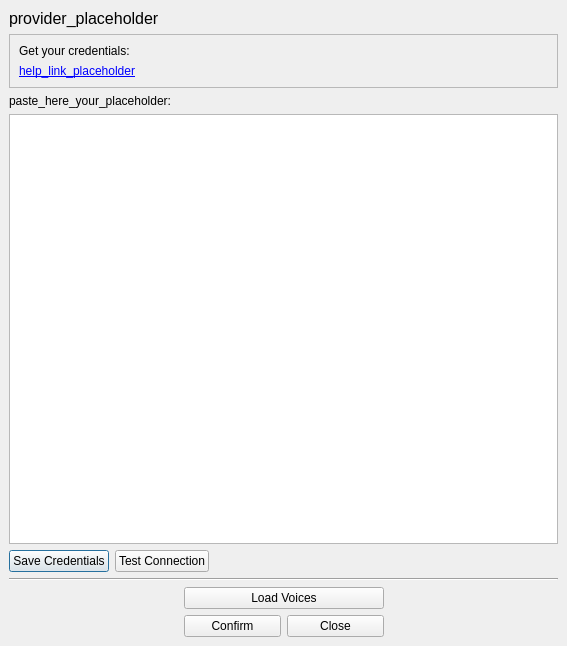
<?xml version="1.0" encoding="UTF-8"?>
<ui version="4.0">
 <class>ConnectProviderDialog</class>
 <widget class="QDialog" name="ConnectProviderDialog">
  <property name="geometry">
   <rect>
    <x>0</x>
    <y>0</y>
    <width>567</width>
    <height>646</height>
   </rect>
  </property>
  <property name="windowTitle">
   <string>Connect Provider Dialog</string>
  </property>
  <layout class="QGridLayout" name="gridLayout_5">
   <property name="leftMargin">
    <number>0</number>
   </property>
   <property name="topMargin">
    <number>9</number>
   </property>
   <property name="rightMargin">
    <number>0</number>
   </property>
   <property name="bottomMargin">
    <number>0</number>
   </property>
   <item row="0" column="0">
    <layout class="QGridLayout" name="gridLayout_4">
     <property name="leftMargin">
      <number>9</number>
     </property>
     <property name="rightMargin">
      <number>9</number>
     </property>
     <property name="bottomMargin">
      <number>9</number>
     </property>
     <item row="0" column="0" colspan="3">
      <layout class="QGridLayout" name="gridLayout_3">
       <item row="0" column="0">
        <layout class="QGridLayout" name="gridLayout_2">
         <item row="0" column="0">
          <widget class="QLabel" name="provider_label_placeholder">
           <property name="font">
            <font>
             <pointsize>12</pointsize>
            </font>
           </property>
           <property name="text">
            <string>provider_placeholder</string>
           </property>
          </widget>
         </item>
         <item row="1" column="0">
          <widget class="QFrame" name="frame">
           <property name="frameShape">
            <enum>QFrame::StyledPanel</enum>
           </property>
           <property name="frameShadow">
            <enum>QFrame::Raised</enum>
           </property>
           <layout class="QVBoxLayout" name="verticalLayout">
            <item>
             <widget class="QLabel" name="label_3">
              <property name="text">
               <string>Get your credentials: </string>
              </property>
             </widget>
            </item>
            <item>
             <widget class="QLabel" name="help_link_placeholder">
              <property name="text">
               <string>&lt;html&gt;&lt;head/&gt;&lt;body&gt;&lt;p&gt;&lt;a href=&quot;http://dummy.com&quot;&gt;&lt;span style=&quot; text-decoration: underline; color:#0000ff;&quot;&gt;help_link_placeholder&lt;/span&gt;&lt;/a&gt;&lt;/p&gt;&lt;/body&gt;&lt;/html&gt;</string>
              </property>
              <property name="openExternalLinks">
               <bool>true</bool>
              </property>
              <property name="textInteractionFlags">
               <set>Qt::TextBrowserInteraction</set>
              </property>
             </widget>
            </item>
           </layout>
          </widget>
         </item>
         <item row="2" column="0">
          <widget class="QLabel" name="place_here_your_placeholder">
           <property name="text">
            <string>paste_here_your_placeholder:</string>
           </property>
          </widget>
         </item>
        </layout>
       </item>
       <item row="1" column="0">
        <widget class="QTextEdit" name="credentials_textedit"/>
       </item>
       <item row="2" column="0">
        <layout class="QHBoxLayout" name="horizontalLayout_2">
         <item>
          <widget class="QPushButton" name="save_config_button">
           <property name="text">
            <string>Save Credentials</string>
           </property>
          </widget>
         </item>
         <item>
          <widget class="QPushButton" name="ping_connection_button">
           <property name="text">
            <string>Test Connection</string>
           </property>
          </widget>
         </item>
         <item>
          <spacer name="horizontalSpacer_4">
           <property name="orientation">
            <enum>Qt::Horizontal</enum>
           </property>
           <property name="sizeHint" stdset="0">
            <size>
             <width>40</width>
             <height>20</height>
            </size>
           </property>
          </spacer>
         </item>
        </layout>
       </item>
      </layout>
     </item>
     <item row="1" column="0" colspan="3">
      <widget class="Line" name="line">
       <property name="orientation">
        <enum>Qt::Horizontal</enum>
       </property>
      </widget>
     </item>
     <item row="2" column="0">
      <spacer name="horizontalSpacer">
       <property name="orientation">
        <enum>Qt::Horizontal</enum>
       </property>
       <property name="sizeHint" stdset="0">
        <size>
         <width>40</width>
         <height>20</height>
        </size>
       </property>
      </spacer>
     </item>
     <item row="2" column="1">
      <layout class="QGridLayout" name="gridLayout">
       <item row="0" column="0" colspan="2">
        <widget class="QPushButton" name="load_voices_button">
         <property name="sizePolicy">
          <sizepolicy hsizetype="Preferred" vsizetype="Fixed">
           <horstretch>0</horstretch>
           <verstretch>0</verstretch>
          </sizepolicy>
         </property>
         <property name="minimumSize">
          <size>
           <width>200</width>
           <height>0</height>
          </size>
         </property>
         <property name="text">
          <string>Load Voices</string>
         </property>
        </widget>
       </item>
       <item row="2" column="1">
        <widget class="QPushButton" name="close_button">
         <property name="text">
          <string>Close</string>
         </property>
        </widget>
       </item>
       <item row="2" column="0">
        <widget class="QPushButton" name="confirm_button">
         <property name="text">
          <string>Confirm</string>
         </property>
        </widget>
       </item>
      </layout>
     </item>
     <item row="2" column="2">
      <spacer name="horizontalSpacer_2">
       <property name="orientation">
        <enum>Qt::Horizontal</enum>
       </property>
       <property name="sizeHint" stdset="0">
        <size>
         <width>40</width>
         <height>20</height>
        </size>
       </property>
      </spacer>
     </item>
    </layout>
   </item>
   <item row="1" column="0">
    <layout class="QVBoxLayout" name="status_bar_layout">
     <property name="spacing">
      <number>0</number>
     </property>
    </layout>
   </item>
  </layout>
 </widget>
 <resources/>
 <connections>
  <connection>
   <sender>close_button</sender>
   <signal>clicked()</signal>
   <receiver>ConnectProviderDialog</receiver>
   <slot>reject()</slot>
   <hints>
    <hint type="sourcelabel">
     <x>354</x>
     <y>625</y>
    </hint>
    <hint type="destinationlabel">
     <x>126</x>
     <y>492</y>
    </hint>
   </hints>
  </connection>
  <connection>
   <sender>save_config_button</sender>
   <signal>clicked()</signal>
   <receiver>ConnectProviderDialog</receiver>
   <slot>saveCredentials()</slot>
   <hints>
    <hint type="sourcelabel">
     <x>233</x>
     <y>564</y>
    </hint>
    <hint type="destinationlabel">
     <x>367</x>
     <y>419</y>
    </hint>
   </hints>
  </connection>
  <connection>
   <sender>ping_connection_button</sender>
   <signal>clicked()</signal>
   <receiver>ConnectProviderDialog</receiver>
   <slot>testConnection()</slot>
   <hints>
    <hint type="sourcelabel">
     <x>117</x>
     <y>564</y>
    </hint>
    <hint type="destinationlabel">
     <x>138</x>
     <y>461</y>
    </hint>
   </hints>
  </connection>
  <connection>
   <sender>load_voices_button</sender>
   <signal>clicked()</signal>
   <receiver>ConnectProviderDialog</receiver>
   <slot>loadVoices()</slot>
   <hints>
    <hint type="sourcelabel">
     <x>352</x>
     <y>592</y>
    </hint>
    <hint type="destinationlabel">
     <x>432</x>
     <y>468</y>
    </hint>
   </hints>
  </connection>
  <connection>
   <sender>confirm_button</sender>
   <signal>clicked()</signal>
   <receiver>ConnectProviderDialog</receiver>
   <slot>accept()</slot>
   <hints>
    <hint type="sourcelabel">
     <x>230</x>
     <y>624</y>
    </hint>
    <hint type="destinationlabel">
     <x>108</x>
     <y>615</y>
    </hint>
   </hints>
  </connection>
 </connections>
 <slots>
  <slot>saveCredentials()</slot>
  <slot>testConnection()</slot>
  <slot>loadVoices()</slot>
 </slots>
</ui>
